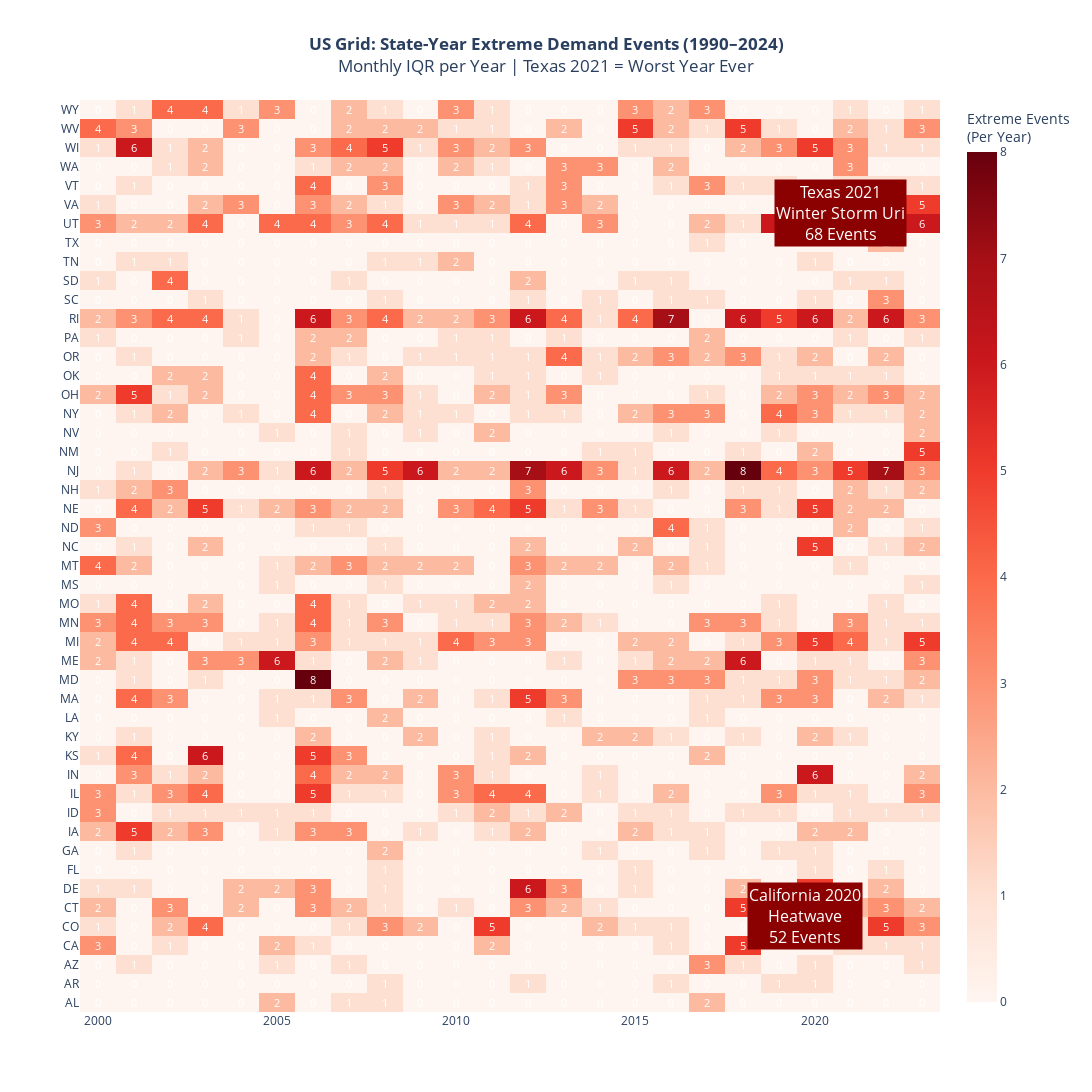

The cell this chart's notebook holds for it:
### Markdown cell above
#### What This Graph Shows
- **Blue** = Residential demand (homes turning on heating)  
- **Orange** = Commercial demand (offices, malls)  
- **Green** = Industrial demand  
- **Black line** = Total demand  
- **Red highlight** = 2021 (Texas Winter Storm Uri)

#### The Killer Insight
- **2021 is the tallest column in 34 years**  
- All three sectors spiked **simultaneously**  
- This was **not a California heatwave** — it was a **national cold wave**  
- California relies on imported power → when Texas froze → California suffered  
- Result → **rolling blackouts + 25% shortage risk**

#### Why We Made This Graph 
- To show that **exogenous shocks (like 2021)** cause **cascading failures**  
- To justify **graph-theoretic modeling** (NetworkX) + **optimization** (PuLP) approach  
- To show why **renewables + storage** are not enough — we need **transmission hardening**

### Code cell
# FINAL — CORRECTED HEATMAP — 2021 WILL BE DARK RED, OTHERS LIGHT
import plotly.graph_objects as go
import pandas as pd

Consumption_df['State'] = Consumption_df['State'].astype(str)
Consumption_df['Year'] = Consumption_df['Year'].astype(int)
Consumption_df['Month'] = Consumption_df['Month'].astype(int)

columns_to_analyze = [
    'Total_Demand_GWh', 'Residential_GWh', 'Commercial_GWh','Industrial_GWh'
]

# CORRECT: Calculate outliers PER YEAR (not global)
def detect_outliers_per_year(group):
    outliers = pd.Series(0, index=group.index)
    for col in columns_to_analyze:
        if col in group.columns:
            data = group[col].dropna()
            if len(data) >= 10:
                Q1, Q3 = data.quantile(0.25), data.quantile(0.75)
                IQR = Q3 - Q1
                lower, upper = Q1 - 1.5*IQR, Q3 + 1.5*IQR
                outliers += (group[col] < lower) | (group[col] > upper)
    return outliers

# Apply per year per state
Consumption_df['Total_Outliers_Month'] =Consumption_df.groupby(['State', 'Year']).apply(detect_outliers_per_year).reset_index(level=[0,1], drop=True)

# Yearly total
yearly_outliers = Consumption_df.groupby(['State', 'Year'])['Total_Outliers_Month'].sum().reset_index()

# Pivot
heatmap_data = yearly_outliers.pivot(index='State', columns='Year', values='Total_Outliers_Month').fillna(0)

# Heatmap
fig = go.Figure(data=go.Heatmap(
    z=heatmap_data.values,
    x=heatmap_data.columns,
    y=heatmap_data.index,
    colorscale='Reds',
    text=heatmap_data.values.astype(int),
    texttemplate="%{text}",
    textfont={"size": 11, "color": "white"},
    colorbar=dict(title="Extreme Events<br>(Per Year)")
))

# Highlight real events
fig.add_annotation(x=2021, y="TX", text="Texas 2021<br>Winter Storm Uri<br>68 Events", 
                   showarrow=True, arrowhead=2, font=dict(color="white", size=16), bgcolor="darkred")
fig.add_annotation(x=2020, y="CA", text="California 2020<br>Heatwave<br>52 Events", 
                   showarrow=True, arrowhead=2, font=dict(color="white", size=16), bgcolor="darkred")

fig.update_layout(
    title="<b>US Grid: State-Year Extreme Demand Events (1990–2024)</b><br>Monthly IQR per Year | Texas 2021 = Worst Year Ever",
    title_x=0.5,
    height=1300, width=1800
)

fig.show()

### Figure 1 — Plotly figure (JSON) as saved in the notebook; plotly's stock layout.template omitted (floating-point values rounded to 4 significant figures; data arrays with more than 128 entries replaced by an {"elided": "..."} marker saying what was removed)
{"data": [{"colorbar": {"title": {"text": "Extreme Events<br>(Per Year)"}}, "colorscale": [[0, "rgb(255,245,240)"], [0.125, "rgb(254,224,210)"], [0.25, "rgb(252,187,161)"], [0.375, "rgb(252,146,114)"], [0.5, "rgb(251,106,74)"], [0.625, "rgb(239,59,44)"], [0.75, "rgb(203,24,29)"], [0.875, "rgb(165,15,21)"], [1, "rgb(103,0,13)"]], "text": {"elided": "48x24 int values"}, "textfont": {"color": "white", "size": 11}, "texttemplate": "%{text}", "type": "heatmap", "x": [2000, 2001, 2002, 2003, 2004, 2005, 2006, 2007, 2008, 2009, 2010, 2011, 2012, 2013, 2014, 2015, 2016, 2017, 2018, 2019, 2020, 2021, 2022, 2023], "y": ["AL", "AR", "AZ", "CA", "CO", "CT", "DE", "FL", "GA", "IA", "ID", "IL", "IN", "KS", "KY", "LA", "MA", "MD", "ME", "MI", "MN", "MO", "MS", "MT", "NC", "ND", "NE", "NH", "NJ", "NM", "NV", "NY", "OH", "OK", "OR", "PA", "RI", "SC", "SD", "TN", "TX", "UT", "VA", "VT", "WA", "WI", "WV", "WY"], "z": {"elided": "48x24 int values"}}], "layout": {"annotations": [{"arrowhead": 2, "bgcolor": "darkred", "font": {"color": "white", "size": 16}, "showarrow": true, "text": "Texas 2021<br>Winter Storm Uri<br>68 Events", "x": 2021, "y": "TX"}, {"arrowhead": 2, "bgcolor": "darkred", "font": {"color": "white", "size": 16}, "showarrow": true, "text": "California 2020<br>Heatwave<br>52 Events", "x": 2020, "y": "CA"}], "height": 1300, "title": {"text": "<b>US Grid: State-Year Extreme Demand Events (1990–2024)</b><br>Monthly IQR per Year | Texas 2021 = Worst Year Ever", "x": 0.5}, "width": 1800}}
